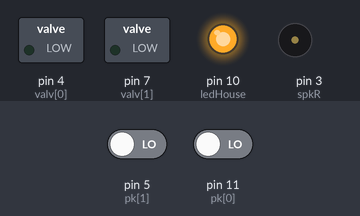
Bench run of a sketch on a simulated Arduino Mega 2560, built with avr-gcc and run on an emulated ATmega2560. Parts: switched loads named in the sketch (green lamp = pin HIGH), output pins drawn as LEDs (lit = HIGH), buzzer (waves = sounding). The inputs (shaded band) are chosen by the test bench; at power-on: pin 5 (pk[1]) LOW, pin 11 (pk[0]) LOW.

Above: at 1.2 s.
1.3 s: pin 5 (pk[1]) driven HIGH
At 1.45 s:
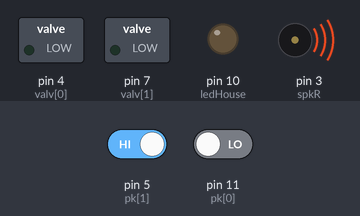
At 1.8 s:
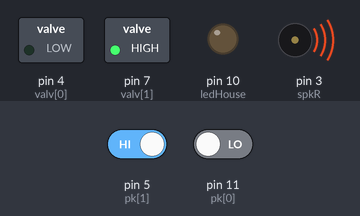
Timing chart, 0 to 4.3 s (numbered marks = the images above; inputs shaded):
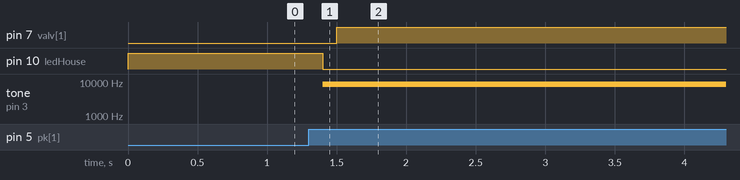

Measured:
- after the input at 1.3 s, pin 7 (valv[1]): LOW → HIGH after 0.20 s; pin 10 (ledHouse): HIGH → LOW after 0.10 s; tone on pin 3 (spkR): silent → 8500 Hz after 0.10 s

The sketch:

debugpokes.ino
```cpp
//INPUTS
int pk[2] = {11, 5}; //IRs right(0) and left(1)

//OUTPUTS
int syncLED = 47;       // Square wave from 100ms after poke in to poke out, PORT: SPKR3
int spkR = 3;           // speaker for valid pokes PORT: SPKR1
int led[] = {12, 6};    // LEDs right(0) and left(1) pokes PORT: POKE_1, POKE_3
int valv[] = {4, 7};    // valves right(0) and left(1) pokesPORT: POKE_1, POKE_3
int ledHouse = 10;      // masking light PORT: POKE3 (starts 100ms after poke in, ends TimeAfterPoke after poke out, with the frequency of the stimulation)
int aoPIN = 46;         // laser stimulation PORT: LZR
unsigned long Freq = 8500;
//States
int state = 1;
boolean PokedIn = false;
int PotSide = -1;
int Side = -1;
boolean DuringPoking = false;
int valuePk[] = {0, 0};
unsigned long PokingOnset = 0;
unsigned long TimeLastPkIn;
//////////////                Set Task parameters
//General settings:
unsigned long   MinPokeTime = 100;            //Time an individual poke has to last to count as a poke (to discard whisker detection, e.g.)
unsigned long StopRewardTargetTime;
//Reward duration, calibrate here   (Vector of calibrated values for integers:)
int   durRewBox2[] = {52, 45}; // 0 is right 1 is left
int   durRewBox3[] = {39, 41}; // 0 is right 1 is left
int   durRewBox4[] = {42, 43}; // 0 is right 1 is left
int   durRew[2];

/* -------------------------------------------------------------------
   ----------------------------SETUP-----------------------------------*/

void setup() {
  //INPUTS
  pinMode(pk[0], INPUT);
  pinMode(pk[1], INPUT);
  digitalWrite(pk[0],LOW);
  digitalWrite(pk[1],LOW);

  //OUTPUTS
  pinMode(spkR, OUTPUT);
  pinMode(valv[1], OUTPUT);
  pinMode(valv[0], OUTPUT);
  pinMode(ledHouse, OUTPUT);
}


void loop() {
  updatesoundled();
  task();
}

   /* -------------------------------------------------------------------
   ----------------------------TASK-----------------------------------*/

  // variables = protocollo, valid poke, state
void task() {
  // put your main code here, to run repeatedly:
  valuePk[0] = digitalRead(pk[0]);
  valuePk[1] = digitalRead(pk[1]);

  if (!valuePk[1] && !valuePk[0] && PokedIn) {
    PokedIn = false;
  }

  switch (state) {

    case 1: //Waiting for poke
      for (int x = 0; x < 2; x++) {
        if (valuePk[x] && !PokedIn) { //Left poke
          PotSide = x;
          state = 2;
          TimeLastPkIn = millis();
          break;
        }
      }
      break;
    case 2: // Checking validity, then deciding reward, gamma and protocol transition
      if (!valuePk[PotSide]) { // premature poke out!
        state = 1;
        PokedIn = false;
      }
      if ((millis() - TimeLastPkIn) > MinPokeTime) { // valid poke
        PokedIn = true;
        Side = PotSide;
        digitalWrite(valv[Side], HIGH);
          StopRewardTargetTime = millis() + durRew[Side];
           if (!DuringPoking) {
            DuringPoking = true;
            PokingOnset = millis();
          state = 3;
        }
      }
        break;
     case 3:
      if (millis() > StopRewardTargetTime) {
        digitalWrite(valv[0], LOW);
        digitalWrite(valv[1], LOW);
        PokedIn = false;
        state = 1;
      }
      break;
  }
  }

/* -------------------------------------------------------------------
   --------------------  UPDATE HOUSE LED ---------------------------*/
  void updatesoundled() {
  //See if sound and HouseLED needs to be turned on or off:
  if (DuringPoking) {
      tone(spkR, Freq);
      digitalWrite(syncLED, HIGH);
      digitalWrite(ledHouse, LOW);
  }
  else {
      noTone(spkR);
      digitalWrite(syncLED, LOW);
      digitalWrite(ledHouse, HIGH);
  }

  }
```
